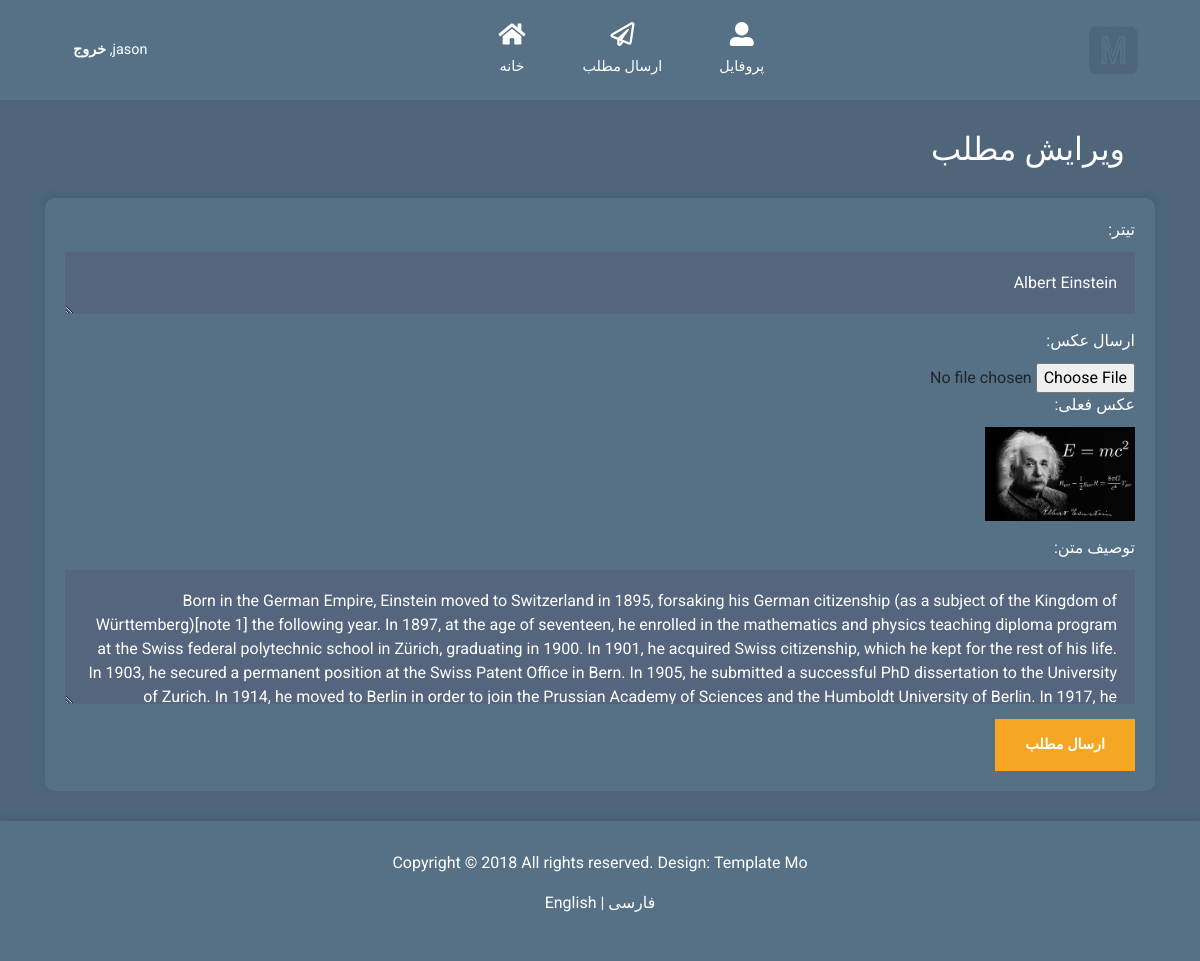
Page /post/update/5 (signed in) on the earlier database version.
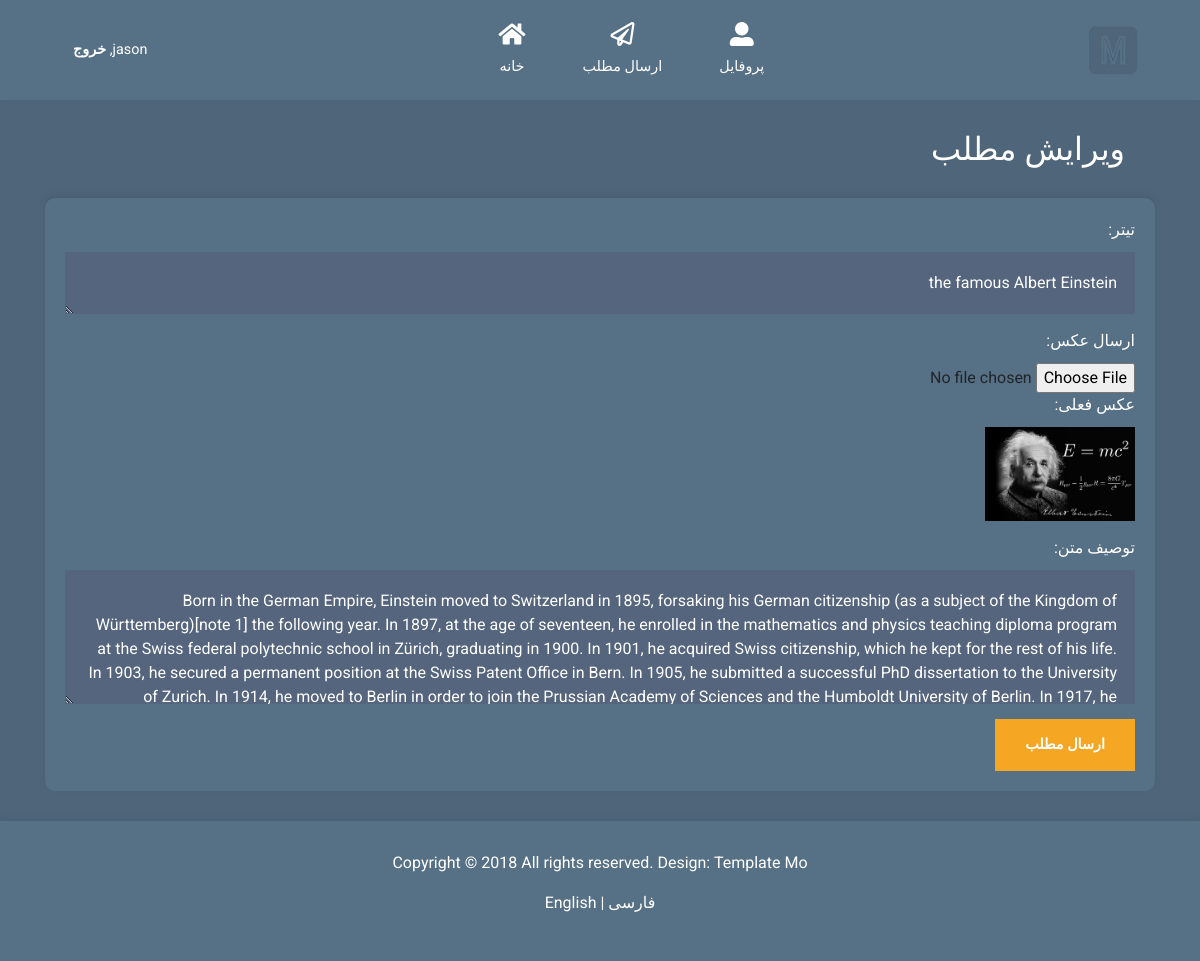
Same page on the later database version.
### main.py (models this page shows, shortened)
class Post(db.Model):
    id = db.Column(db.Integer, primary_key=True)
    title = db.Column(db.String(200), nullable=False)
    content = db.Column(db.Text, nullable=False)
    image = db.Column(db.String(120), nullable=True)  # New field for storing image path
    user_id = db.Column(db.Integer, db.ForeignKey('user.id'), nullable=False)
    user = db.relationship('User', backref=db.backref('user_posts', lazy=True))  # Relationship to User model
    comments = db.relationship('Comment',cascade="all, delete-orphan", backref='post', lazy=True)

### main.py (the view, shortened to what this page needs)
@app.route('/post/update/<int:post_id>', methods=['GET', 'POST'])
def update_post(post_id):
    post = Post.query.get_or_404(post_id)
    print(post.image)
    if post.author.id != session.get('user_id'):
        flash('You are not authorized to update this post')
        return redirect(url_for('profile'))
    return render_template('update_post.html',translations=translations[session["language"]], post=post,
                            user_id= session['user_id'], user = session['username'])

### main.py (called while the page is built)
@app.before_request
def create_tables():
    db.create_all()
    if not "language" in session:
        session["language"] = 'fa'

### templates/update_post.html (shortened to what this page needs)
<!DOCTYPE html>
<html lang="en">
<head>
    <link rel="stylesheet" href="{{ url_for('static',filename='css/post.css') }}" />
    <link rel="stylesheet" href="{{ url_for('static',filename='css/fontawesome.min.css') }}" />
    <link rel="stylesheet" href="{{ url_for('static',filename='css/bootstrap.min.css') }}" />
    <link rel="stylesheet" href="{{ url_for('static',filename='css/templatemo-style.css') }}" />
    <link rel="stylesheet" href="{{ url_for('static',filename='css/home.css') }}" />
    {% if translations['language']=="fa" %}
        <link rel="stylesheet" href="{{ url_for('static',filename='css/farsi-specifics.css') }}" />
    {% endif %}
</head>
<body id="createPostPage" style="padding-top: 90px;">
    {% include 'top-nav-bar.html' %}
    <section class="tm-post-create">
        <div class="container">
            <div class="row">
                <div class="col-12">
                    <h2 class="tm-section-title mb-0">{{translations['edit_post']}}</h2>
                </div>
            </div>
            <div class="post-create-container">
                <form method="POST" enctype="multipart/form-data">
                    <div class="form-group">
                        <label for="post_title">{{translations['title']}}</label>
                        <textarea id="title" name="title" class="form-control" rows="1" required>{{ post.title }}</textarea>
                    </div>
                    <div class="form-group">
                        <label for="post_img">{{translations['upload_image']}}</label>
                        <input type="file" id="image" name="image" accept="image/*" class="form-control-file" >
                        <div>
                            <label>{{translations['current_image']}}</label><br>
                            <img src="{{url_for('static', filename=post.image.replace('static/', ''))}}" alt="Current Image" width="150px">
                        </div>
                    </div>
                    <div class="form-group">
                        <label for="post_description">{{translations['post_description']}}</label>
                        <textarea id="content" name="content" class="form-control" rows="4" required>{{ post.content }}</textarea>
                    </div>
                    <button name="post_submit" type="submit" class="btn btn-primary">{{translations['create_post']}}</button>
                </form>
            </div>
        </div>
    </section>
    {% include 'tm-footer.html' %}
</body>
</html>

Differences in the rows shown:
changed Post: title "Albert Einstein" → "the famous Albert Einstein"
